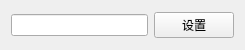
<?xml version="1.0" encoding="UTF-8"?>
<ui version="4.0">
 <class>GraphicsSetForm</class>
 <widget class="QWidget" name="GraphicsSetForm">
  <property name="geometry">
   <rect>
    <x>0</x>
    <y>0</y>
    <width>245</width>
    <height>50</height>
   </rect>
  </property>
  <property name="windowTitle">
   <string>Form</string>
  </property>
  <layout class="QGridLayout" name="gridLayout">
   <item row="0" column="0">
    <layout class="QHBoxLayout" name="horizontalLayout">
     <item>
      <widget class="QLineEdit" name="setLE"/>
     </item>
     <item>
      <widget class="QPushButton" name="setBt">
       <property name="text">
        <string>设置</string>
       </property>
      </widget>
     </item>
    </layout>
   </item>
  </layout>
 </widget>
 <resources/>
 <connections/>
</ui>
